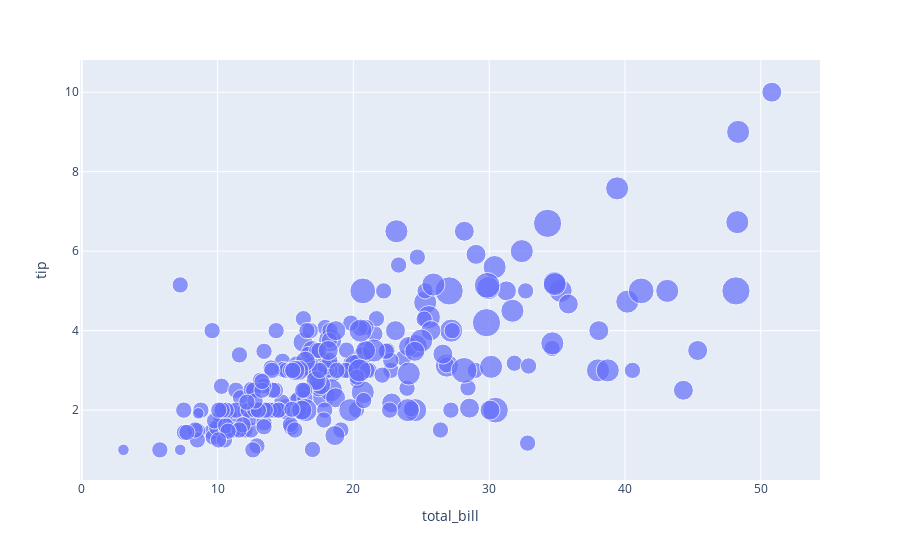

Here is the notebook cell this chart was saved with:
### Code cell
#relation of numerical data
px.scatter(tips,x='total_bill',y='tip',size='size')

### Figure 1 — Plotly figure (JSON) as saved in the notebook; plotly's stock layout.template omitted (floating-point values rounded to 4 significant figures; data arrays with more than 128 entries replaced by an {"elided": "..."} marker saying what was removed)
{"data": [{"hovertemplate": "total_bill=%{x}<br>tip=%{y}<br>size=%{marker.size}<extra></extra>", "legendgroup": "", "marker": {"color": "#636efa", "size": {"elided": "244 int values"}, "sizemode": "area", "sizeref": 0.015, "symbol": "circle"}, "mode": "markers", "name": "", "orientation": "v", "showlegend": false, "type": "scatter", "x": {"elided": "244 float values"}, "xaxis": "x", "y": {"elided": "244 float values"}, "yaxis": "y"}], "layout": {"legend": {"itemsizing": "constant", "tracegroupgap": 0}, "margin": {"t": 60}, "xaxis": {"anchor": "y", "domain": [0, 1], "title": {"text": "total_bill"}}, "yaxis": {"anchor": "x", "domain": [0, 1], "title": {"text": "tip"}}}}
